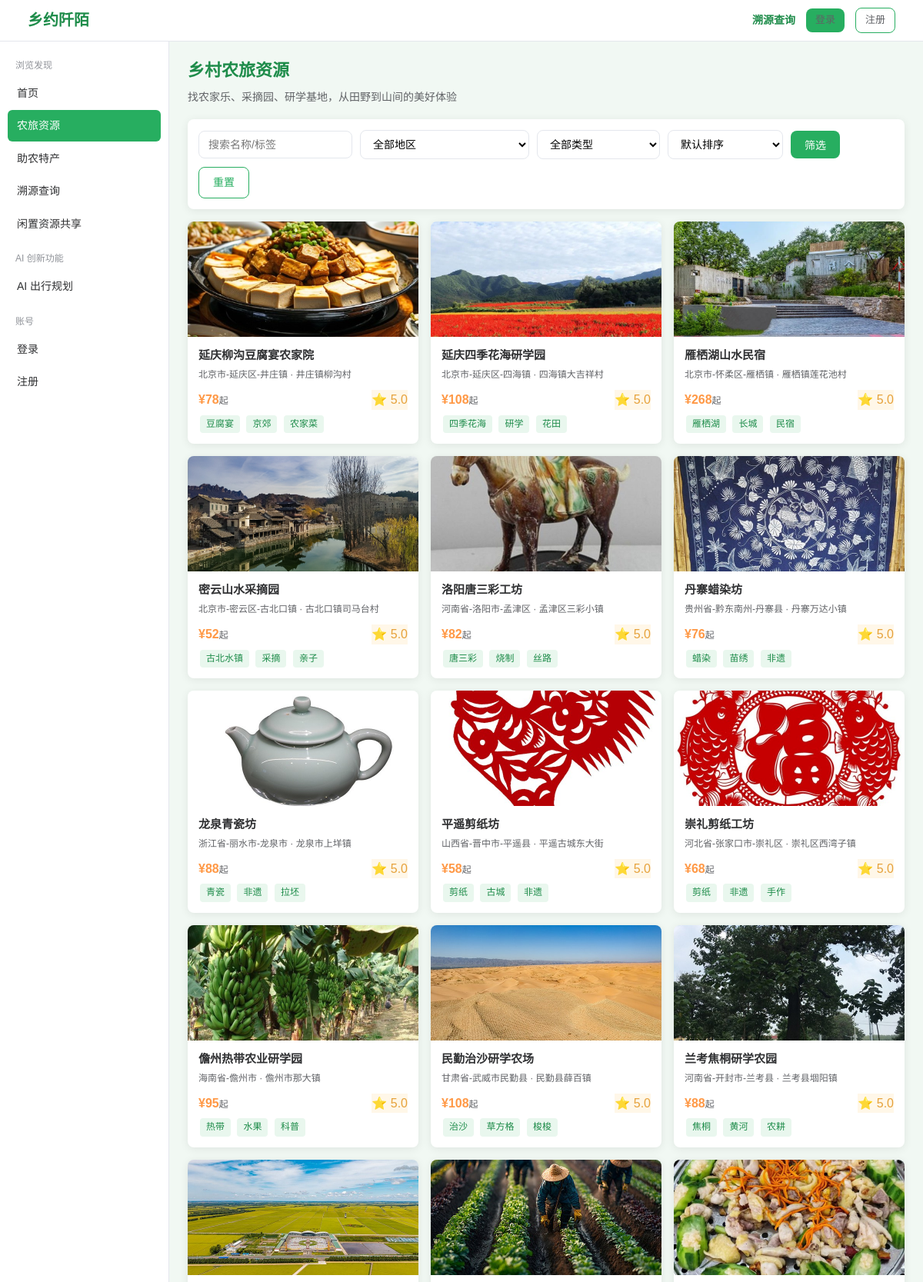
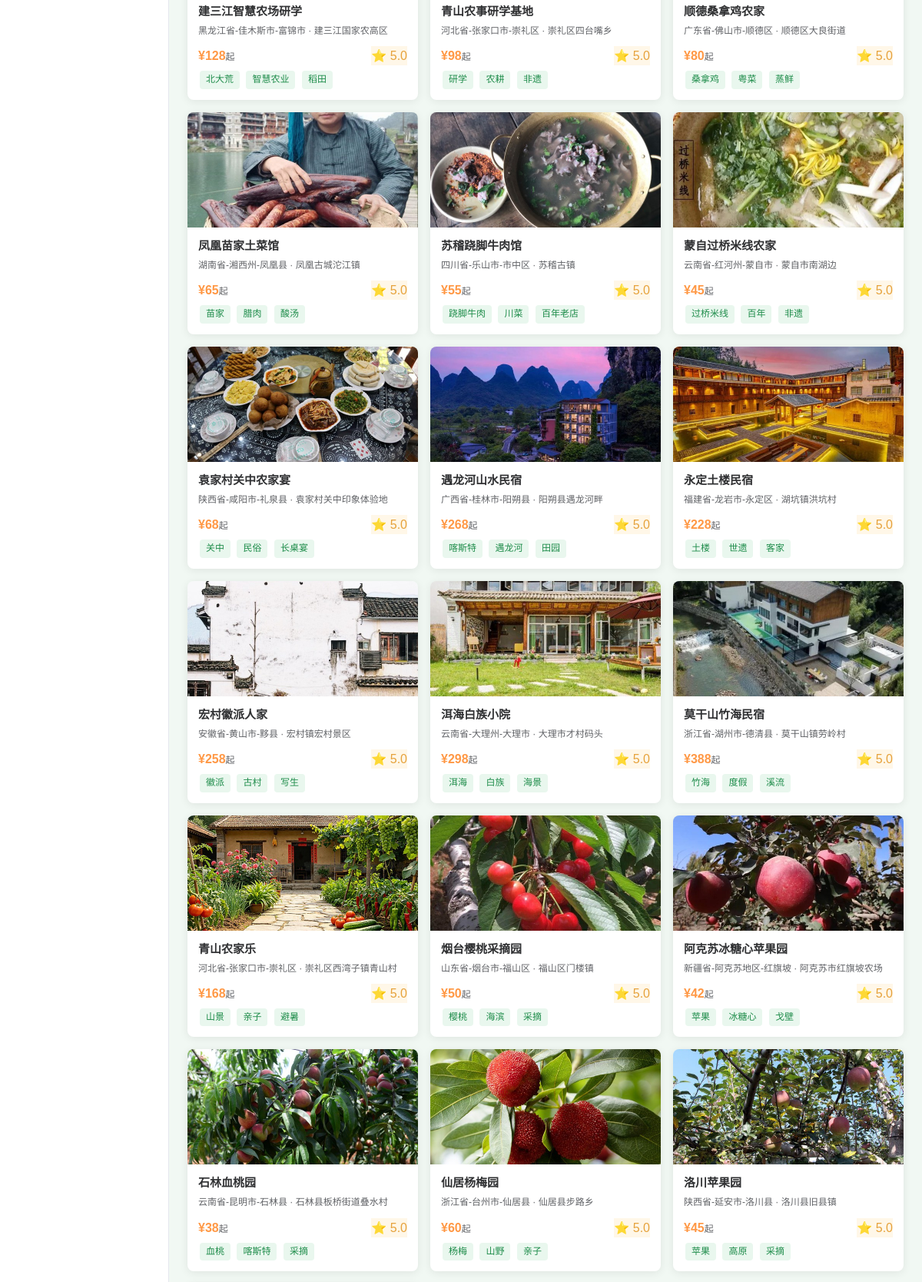
The page /farmstays (upper part) on the database its author committed (2 pictures, top to bottom).
### tables this page shows
CREATE TABLE farmstays (
            id INTEGER PRIMARY KEY AUTOINCREMENT,
            merchant_id INTEGER NOT NULL,      -- 所属商户
            name TEXT NOT NULL,
            region TEXT DEFAULT '',            -- 地区（省-市-县）
            address TEXT DEFAULT '',
            category TEXT DEFAULT '采摘体验',  -- 采摘体验/农家住宿/农家餐饮/农耕研学/非遗体验
            price_min REAL DEFAULT 0,          -- 最低参考价
            score REAL DEFAULT 5.0,            -- 评分
            tags TEXT DEFAULT '',              -- 特色标签（逗号分隔）
            description TEXT DEFAULT '',
            image TEXT DEFAULT 'farm_default.jpg',
            lng REAL DEFAULT 0,                -- 经度（高德地图导航）
            lat REAL DEFAULT 0,                -- 纬度（高德地图导航）
            status TEXT DEFAULT '上架',         -- 上架/下架
            views INTEGER DEFAULT 0,          -- 浏览量
            created_at TEXT DEFAULT (datetime('now', 'localtime'))
        );

### app.py (the view)
@app.route('/farmstays')
def farmstay_list():
    region = request.args.get('region', '')
    category = request.args.get('category', '')
    keyword = request.args.get('keyword', '')
    sort = request.args.get('sort', '')
    rows = models.list_farmstays(region=region, category=category, keyword=keyword)
    if sort == 'price_asc':
        rows = sorted(rows, key=lambda r: r['price_min'])
    elif sort == 'price_desc':
        rows = sorted(rows, key=lambda r: r['price_min'], reverse=True)
    elif sort == 'score':
        rows = sorted(rows, key=lambda r: r['score'], reverse=True)
    categories = ['采摘体验', '农家住宿', '农家餐饮', '农耕研学', '非遗体验']
    regions = []
    _seen = set()
    for _r in models.list_farmstays():
        _parts = (_r['region'] or '').split('-')
        if len(_parts) >= 2:
            _key = _parts[0] + '-' + _parts[1]
            if _key not in _seen:
                _seen.add(_key)
                regions.append({'value': _parts[1].replace('市', ''), 'label': _key})
    regions.sort(key=lambda x: x['label'])
    return render_template('farmstay_list.html', rows=rows, region=region,
                           category=category, keyword=keyword, categories=categories,
                           regions=regions,
                           user=get_user(), active='farmstays')

### app.py (called while the page is built)
def get_user():
    if 'user_id' in session:
        return models.get_user_by_id(session['user_id'])
    return None

@app.context_processor
def inject_globals():
    u = get_user()
    return {'cart_count': models.get_cart_count(u['id']) if u else 0}

### models.py (called while the page is built)
def get_conn():
    conn = sqlite3.connect(DB_PATH)
    conn.row_factory = sqlite3.Row
    return conn

def list_farmstays(region='', category='', keyword='', merchant_id=None):
    conn = get_conn()
    sql = 'SELECT * FROM farmstays WHERE status="上架"'
    args = []
    if region:
        sql += ' AND region LIKE ?'
        args.append(f'%{region}%')
    if category:
        sql += ' AND category=?'
        args.append(category)
    if keyword:
        sql += ' AND (name LIKE ? OR description LIKE ? OR tags LIKE ?)'
        args += [f'%{keyword}%', f'%{keyword}%', f'%{keyword}%']
    if merchant_id:
        sql = 'SELECT * FROM farmstays WHERE merchant_id=?'
        args = [merchant_id]
    sql += ' ORDER BY id DESC'
    rows = conn.execute(sql, args).fetchall()
    conn.close()
    return rows

### templates/farmstay_list.html (shortened to what this page needs)
{% extends "base.html" %}
{% block content %}
<h1 class="page-title"> 乡村农旅资源</h1>
<p class="page-subtitle">找农家乐、采摘园、研学基地，从田野到山间的美好体验</p>
<div class="card" style="padding:14px;">
<form action="/farmstays" method="get" style="display:flex;gap:10px;flex-wrap:wrap;align-items:center;">
<input type="text" name="keyword" value="{{ keyword }}" class="form-control" placeholder="搜索名称/标签" style="max-width:200px;">
<select name="region" class="form-control" style="max-width:220px;">
<option value="">全部地区</option>
</select>
<select name="category" class="form-control" style="max-width:160px;">
<option value="">全部类型</option>
</select>
<select name="sort" class="form-control" style="max-width:150px;">
<option value="">默认排序</option>
</select>
<button type="submit" class="btn btn-primary">筛选</button>
<a href="/farmstays" class="btn btn-outline">重置</a>
</form>
</div>
{% if rows %}
<div class="grid" style="margin-top:16px;">
{% for fs in rows %}
<a href="/farmstay/{{ fs['id'] }}" class="item-card" style="text-decoration:none;">
<img class="item-img" src="{{ url_for('static', filename='images/' + (fs['image'] or 'farm_default.jpg')) }}" alt="{{ fs['name'] }}">
<div class="item-body">
<div class="item-name" style="color:var(--text);">{{ fs['name'] }}</div>
<div class="item-sub"> {{ fs['region'] }} · {{ fs['address'] }}</div>
<div class="item-meta">
<span class="item-price">¥{{ '%.0f' % fs['price_min'] }}<small>起</small></span>
<span class="tag-star">⭐ {{ fs['score'] }}</span>
</div>
<div>
{% for t in (fs['tags'] or '').split(',')[:3] %}
{% if t %}<span class="tag">{{ t }}</span>{% endif %}
{% endfor %}
</div>
</div>
</a>
{% endfor %}
</div>
{% else %}
<div class="empty"><div class="empty-icon"></div><p>没有找到符合条件的农旅资源，换个条件试试～</p></div>
{% endif %}
{% endblock %}

### css/style.css (style rules this page uses)
* { margin: 0; padding: 0; box-sizing: border-box; }
:root { --green: #27AE60; --green-dark: #1E8C4A; --green-bg: #E9F7EE; --orange: #FF9845; --bg: #F1F8F3; --text: #303133; --text2: #606266; --border: #e4e7ed; }
body { font-family: "Microsoft YaHei", "PingFang SC", sans-serif; background: var(--bg); color: var(--text); line-height: 1.6; }
a { color: var(--green); text-decoration: none; }
.btn { display: inline-block; padding: 8px 18px; border: none; border-radius: 8px; font-size: 14px; cursor: pointer; text-decoration: none; transition: all .2s; }
.btn-primary { background: var(--green); color: #fff; }
.btn-outline { background: #fff; color: var(--green); border: 1px solid var(--green); }
.page-title { font-size: 22px; color: var(--green-dark); margin-bottom: 6px; }
.page-subtitle { color: var(--text2); margin-bottom: 18px; font-size: 14px; }
.card { background: #fff; border-radius: 8px; padding: 20px; box-shadow: 0 2px 12px rgba(0,0,0,0.08); margin-bottom: 16px; }
.grid { display: grid; grid-template-columns: repeat(auto-fill, minmax(240px, 1fr)); gap: 16px; }
.item-card { background: #fff; border-radius: 8px; overflow: hidden; box-shadow: 0 2px 12px rgba(0,0,0,0.08); transition: transform .2s; display: flex; flex-direction: column; }
.item-img { width: 100%; height: 150px; object-fit: cover; background: var(--green-bg); }
.item-body { padding: 12px 14px; flex: 1; display: flex; flex-direction: column; gap: 4px; }
.item-name { font-size: 15px; font-weight: 600; }
.item-sub { font-size: 12px; color: var(--text2); }
.item-price { color: var(--orange); font-weight: 700; font-size: 16px; }
.item-price small { font-size: 12px; font-weight: 400; color: var(--text2); }
.item-meta { display: flex; justify-content: space-between; align-items: center; margin-top: 6px; }
.tag { display: inline-block; background: var(--green-bg); color: var(--green-dark); font-size: 12px; padding: 2px 8px; border-radius: 4px; margin: 2px; }
.tag-star { background: #fff7e8; color: #e6a23c; }
.form-control { width: 100%; padding: 9px 12px; border: 1px solid var(--border); border-radius: 8px; font-size: 14px; font-family: inherit; background: #fff; }

### rows shown on the page
farmstays: image (picture), name "延庆柳沟豆腐宴农家院", region "北京市-延庆区-井庄镇", address "井庄镇柳沟村", price_min "78", score "5.0", 3 "豆腐宴" "京郊" "农家菜"
farmstays: image (picture), name "延庆四季花海研学园", region "北京市-延庆区-四海镇", address "四海镇大吉祥村", price_min "108", score "5.0", 3 "四季花海" "研学" "花田"
farmstays: image (picture), name "雁栖湖山水民宿", region "北京市-怀柔区-雁栖镇", address "雁栖镇莲花池村", price_min "268", score "5.0", 3 "雁栖湖" "长城" "民宿"
farmstays: image (picture), name "密云山水采摘园", region "北京市-密云区-古北口镇", address "古北口镇司马台村", price_min "52", score "5.0", 3 "古北水镇" "采摘" "亲子"
farmstays: image (picture), name "洛阳唐三彩工坊", region "河南省-洛阳市-孟津区", address "孟津区三彩小镇", price_min "82", score "5.0", 3 "唐三彩" "烧制" "丝路"
farmstays: image (picture), name "丹寨蜡染坊", region "贵州省-黔东南州-丹寨县", address "丹寨万达小镇", price_min "76", score "5.0", 3 "蜡染" "苗绣" "非遗"
farmstays: image (picture), name "龙泉青瓷坊", region "浙江省-丽水市-龙泉市", address "龙泉市上垟镇", price_min "88", score "5.0", 3 "青瓷" "非遗" "拉坯"
farmstays: image (picture), name "平遥剪纸坊", region "山西省-晋中市-平遥县", address "平遥古城东大街", price_min "58", score "5.0", 3 "剪纸" "古城" "非遗"
farmstays: image (picture), name "崇礼剪纸工坊", region "河北省-张家口市-崇礼区", address "崇礼区西湾子镇", price_min "68", score "5.0", 3 "剪纸" "非遗" "手作"
farmstays: image (picture), name "儋州热带农业研学园", region "海南省-儋州市", address "儋州市那大镇", price_min "95", score "5.0", 3 "热带" "水果" "科普"
farmstays: image (picture), name "民勤治沙研学农场", region "甘肃省-武威市民勤县", address "民勤县薛百镇", price_min "108", score "5.0", 3 "治沙" "草方格" "梭梭"
farmstays: image (picture), name "兰考焦桐研学农园", region "河南省-开封市-兰考县", address "兰考县堌阳镇", price_min "88", score "5.0", 3 "焦桐" "黄河" "农耕"
farmstays: image (picture), name "建三江智慧农场研学", region "黑龙江省-佳木斯市-富锦市", address "建三江国家农高区", price_min "128", score "5.0", 3 "北大荒" "智慧农业" "稻田"
farmstays: image (picture), name "青山农事研学基地", region "河北省-张家口市-崇礼区", address "崇礼区四台嘴乡", price_min "98", score "5.0", 3 "研学" "农耕" "非遗"
farmstays: image (picture), name "顺德桑拿鸡农家", region "广东省-佛山市-顺德区", address "顺德区大良街道", price_min "80", score "5.0", 3 "桑拿鸡" "粤菜" "蒸鲜"
farmstays: image (picture), name "凤凰苗家土菜馆", region "湖南省-湘西州-凤凰县", address "凤凰古城沱江镇", price_min "65", score "5.0", 3 "苗家" "腊肉" "酸汤"
farmstays: image (picture), name "苏稽跷脚牛肉馆", region "四川省-乐山市-市中区", address "苏稽古镇", price_min "55", score "5.0", 3 "跷脚牛肉" "川菜" "百年老店"
farmstays: image (picture), name "蒙自过桥米线农家", region "云南省-红河州-蒙自市", address "蒙自市南湖边", price_min "45", score "5.0", 3 "过桥米线" "百年" "非遗"
farmstays: image (picture), name "袁家村关中农家宴", region "陕西省-咸阳市-礼泉县", address "袁家村关中印象体验地", price_min "68", score "5.0", 3 "关中" "民俗" "长桌宴"
farmstays: image (picture), name "遇龙河山水民宿", region "广西省-桂林市-阳朔县", address "阳朔县遇龙河畔", price_min "268", score "5.0", 3 "喀斯特" "遇龙河" "田园"
farmstays: image (picture), name "永定土楼民宿", region "福建省-龙岩市-永定区", address "湖坑镇洪坑村", price_min "228", score "5.0", 3 "土楼" "世遗" "客家"
farmstays: image (picture), name "宏村徽派人家", region "安徽省-黄山市-黟县", address "宏村镇宏村景区", price_min "258", score "5.0", 3 "徽派" "古村" "写生"
farmstays: image (picture), name "洱海白族小院", region "云南省-大理州-大理市", address "大理市才村码头", price_min "298", score "5.0", 3 "洱海" "白族" "海景"
farmstays: image (picture), name "莫干山竹海民宿", region "浙江省-湖州市-德清县", address "莫干山镇劳岭村", price_min "388", score "5.0", 3 "竹海" "度假" "溪流"
farmstays: image (placeholder picture), name "青山农家乐", region "河北省-张家口市-崇礼区", address "崇礼区西湾子镇青山村", price_min "168", score "5.0", 3 "山景" "亲子" "避暑"
farmstays: image (picture), name "烟台樱桃采摘园", region "山东省-烟台市-福山区", address "福山区门楼镇", price_min "50", score "5.0", 3 "樱桃" "海滨" "采摘"
farmstays: image (picture), name "阿克苏冰糖心苹果园", region "新疆省-阿克苏地区-红旗坡", address "阿克苏市红旗坡农场", price_min "42", score "5.0", 3 "苹果" "冰糖心" "戈壁"
farmstays: image (picture), name "石林血桃园", region "云南省-昆明市-石林县", address "石林县板桥街道叠水村", price_min "38", score "5.0", 3 "血桃" "喀斯特" "采摘"
farmstays: image (picture), name "仙居杨梅园", region "浙江省-台州市-仙居县", address "仙居县步路乡", price_min "60", score "5.0", 3 "杨梅" "山野" "亲子"
farmstays: image (picture), name "洛川苹果园", region "陕西省-延安市-洛川县", address "洛川县旧县镇", price_min "45", score "5.0", 3 "苹果" "高原" "采摘"
